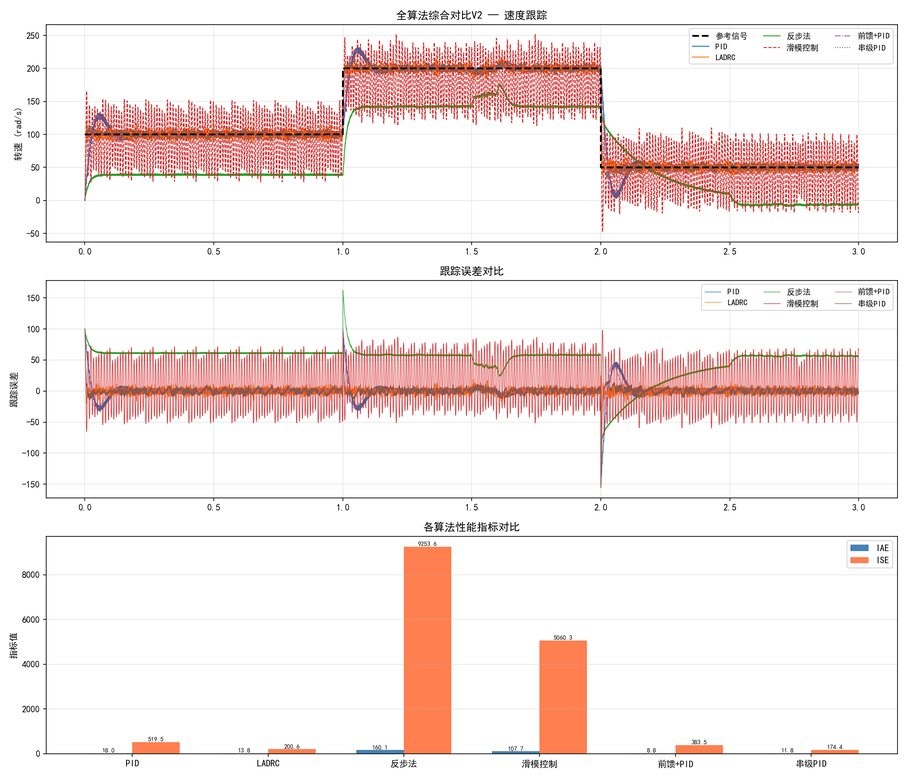
#> input picture 15_simulation/all_algorithms_comparison.png, 907 x 778 px, shrunk from 2100 x 1800 before the run; its folder holds only this picture in this run
$ python -i image_threshold.py   (imports and definitions only)   (older library calls are emulated)
#> lines starting #> are read from the running program, lines starting #| are printed output that depends on the picture; after the words box and inside, x2 and y2 are one past the last pixel; in counts of white or black regions, pixels touching at a corner belong together
#> further down, picture is the input picture: shape (778, 907, 3); mean B, G, R 230.6, 232.5, 246.3
"""
阈值分割通用工具库
支持: 全局阈值 / 自适应阈值 / Otsu / 三角法 / 多级阈值
"""
import cv2
import numpy as np


# [90 lines left out: functions threshold_global, threshold_otsu, threshold_triangle, threshold_adaptive_mean, threshold_adaptive_gaussian, threshold_multi_level and 1 more, not called in this run]


def otsu_with_holes(img, maxval=255):
    """Otsu阈值 + 形态学闭合填充小孔"""
#> called with maxval = 255
    if len(img.shape) == 3:
        gray = cv2.cvtColor(img, cv2.COLOR_BGR2GRAY)
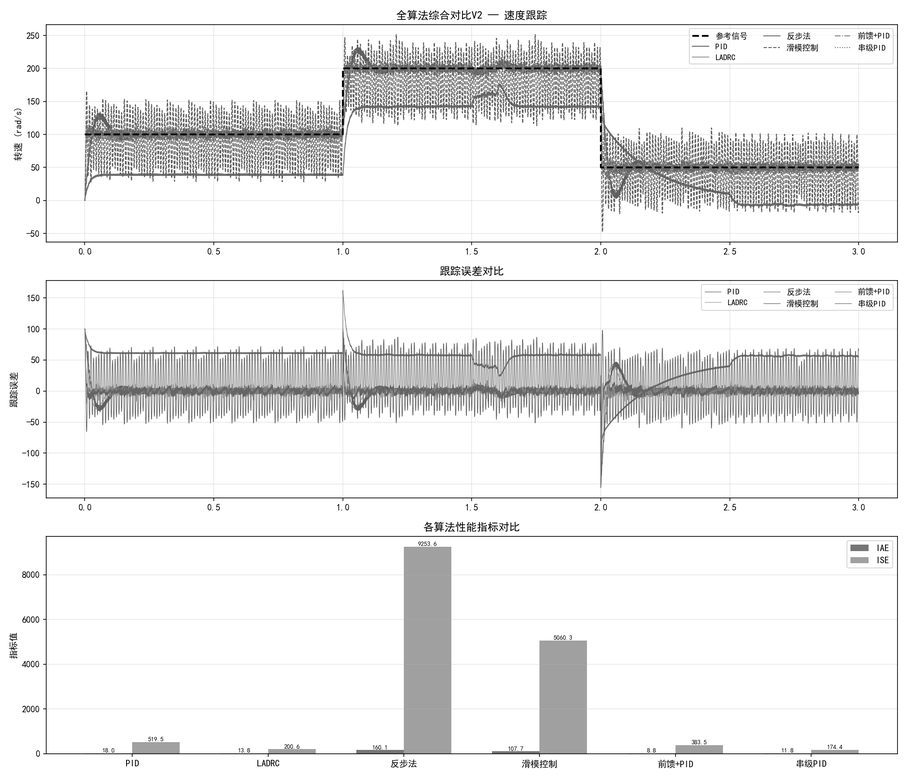
#> gray: shape (778, 907); min 0, max 255, mean 236.4
    else:
        gray = img.copy()
    gray = cv2.GaussianBlur(gray, (5, 5), 0)
    _, binary = cv2.threshold(gray, 0, maxval, cv2.THRESH_BINARY + cv2.THRESH_OTSU)
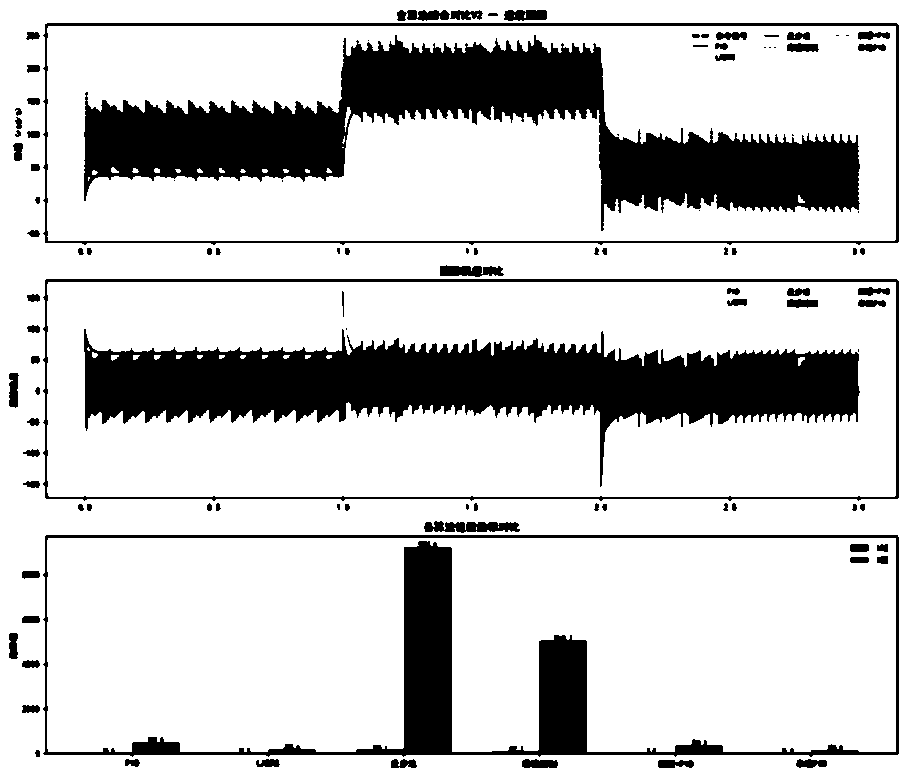
#> binary: shape (778, 907); 79.1% white; 106 black regions (18 under 20 px), largest, box (x1, y1, x2, y2) and area: (84, 35, 860, 231) 53977, (84, 329, 860, 487) 49962, (43, 535, 899, 757) 23354
    kernel = cv2.getStructuringElement(cv2.MORPH_ELLIPSE, (5, 5))
    closed = cv2.morphologyEx(binary, cv2.MORPH_CLOSE, kernel, iterations=2)
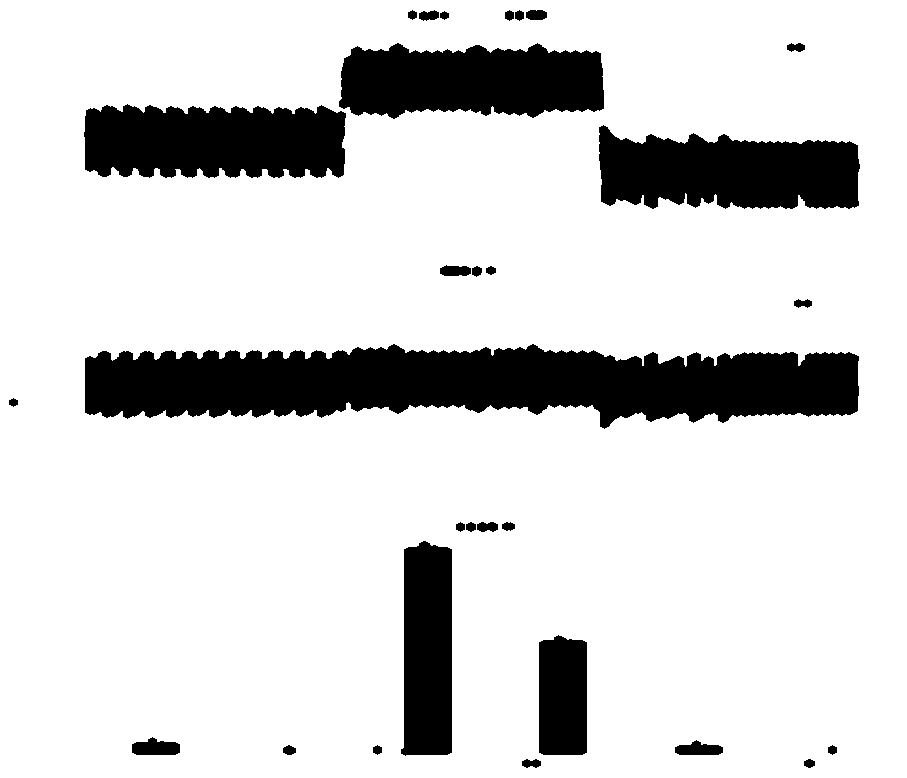
#> closed: shape (778, 907); 83.6% white; 29 black regions, largest, box (x1, y1, x2, y2) and area: (85, 344, 859, 429) 46391, (84, 104, 346, 178) 17032, (599, 125, 860, 209) 16817
    return closed


# [9 lines left out: function split_channels_otsu, not called in this run]

>>> import cv2
>>> picture = cv2.imread('../15_simulation/all_algorithms_comparison.png')
>>> result = otsu_with_holes(picture)

$ run again, on 15_simulation/battery_model_simulation.png
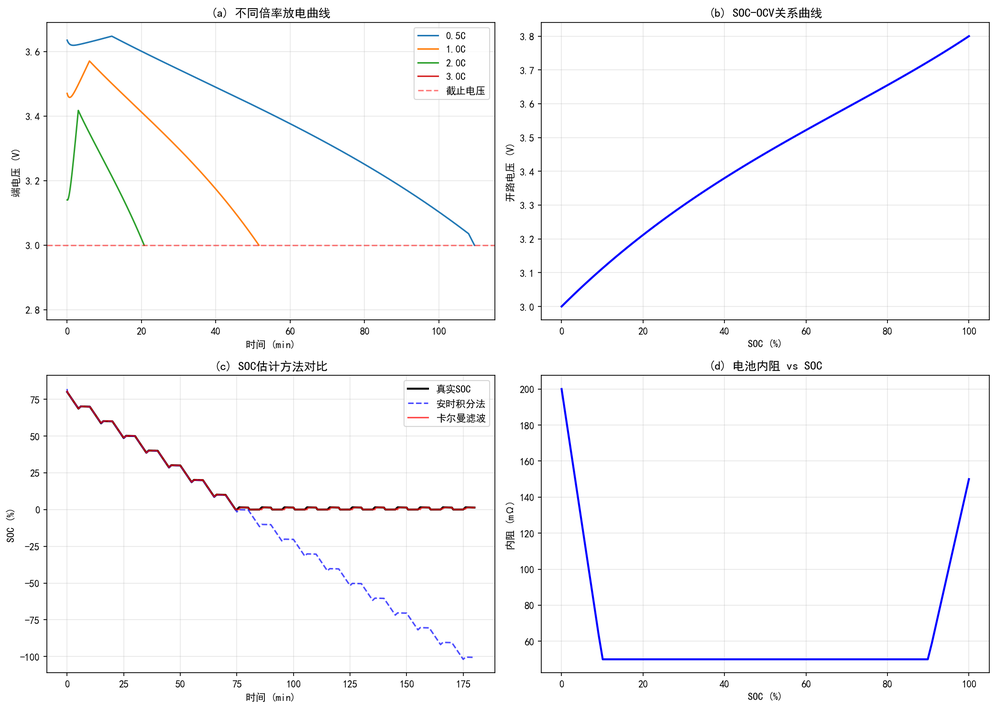
#> input picture 15_simulation/battery_model_simulation.png, 996 x 709 px, shrunk from 2083 x 1483 before the run
#> picture is the input picture: shape (709, 996, 3); mean B, G, R 250, 249, 249.3
#> in otsu_with_holes, `_, binary = cv2.threshold(gray, 0, maxval, cv2.THRESH_BINARY + cv2.THR..`:
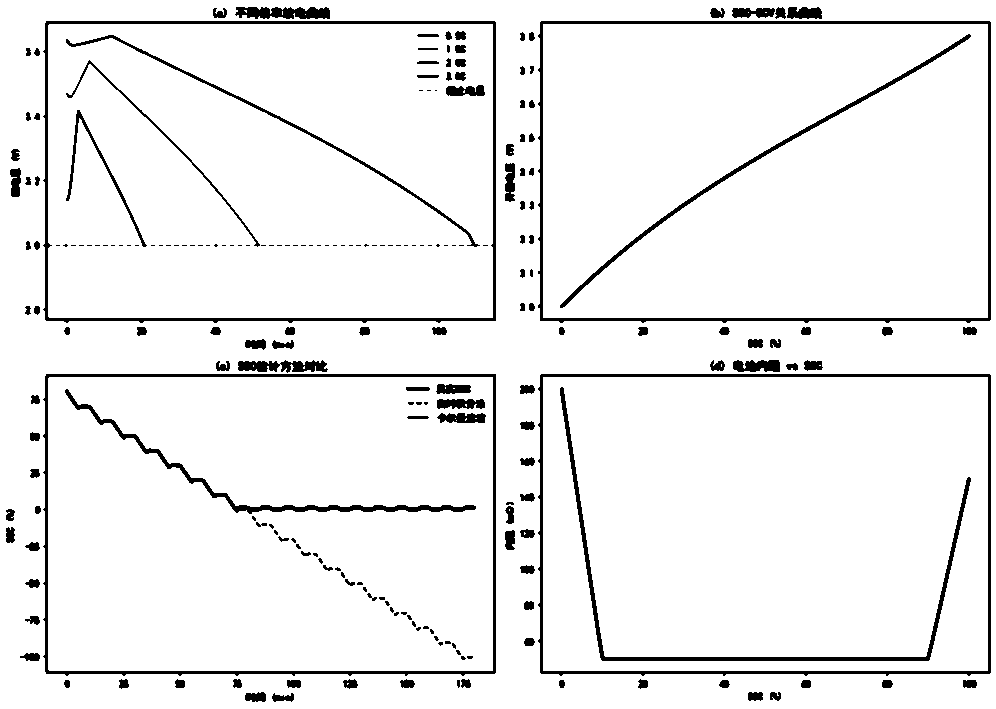
#> binary: shape (709, 996); 94.1% white; 219 black regions (85 under 20 px), largest, box (x1, y1, x2, y2) and area: (538, 21, 991, 323) 4569, (43, 21, 496, 323) 4548, (538, 374, 991, 676) 4548
#> in otsu_with_holes, `closed = cv2.morphologyEx(binary, cv2.MORPH_CLOSE, kernel, iterations=2)`:
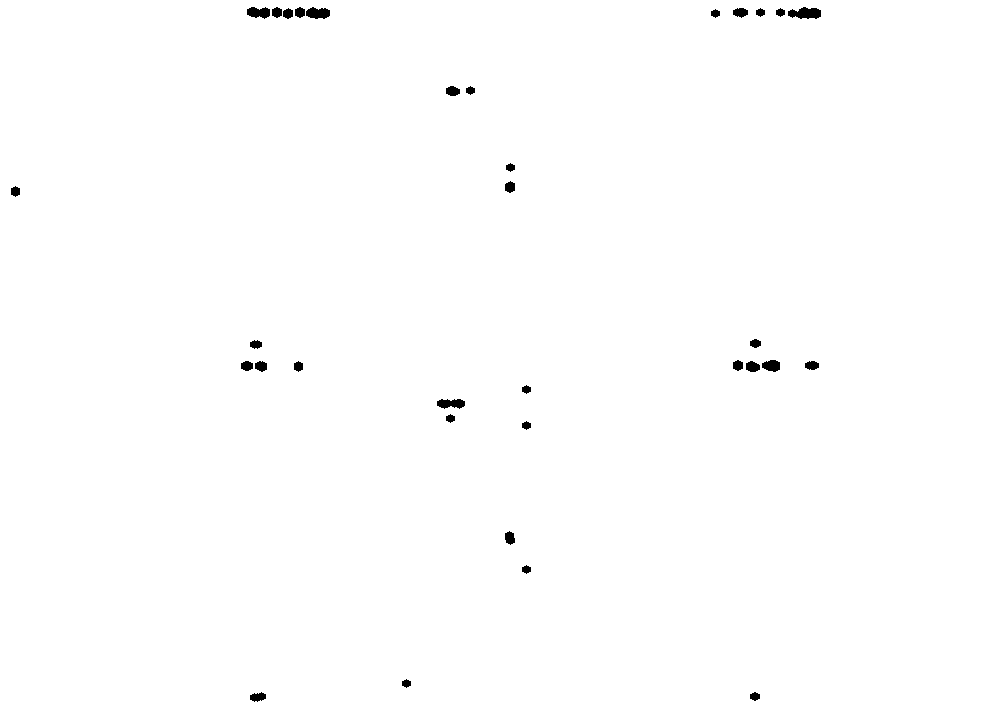
#> closed: shape (709, 996); 99.5% white; 33 black regions, largest, box (x1, y1, x2, y2) and area: (788, 7, 821, 19) 286, (306, 7, 330, 19) 217, (437, 399, 465, 409) 208

$ run again, on 15_simulation/cascade_control_comparison.png
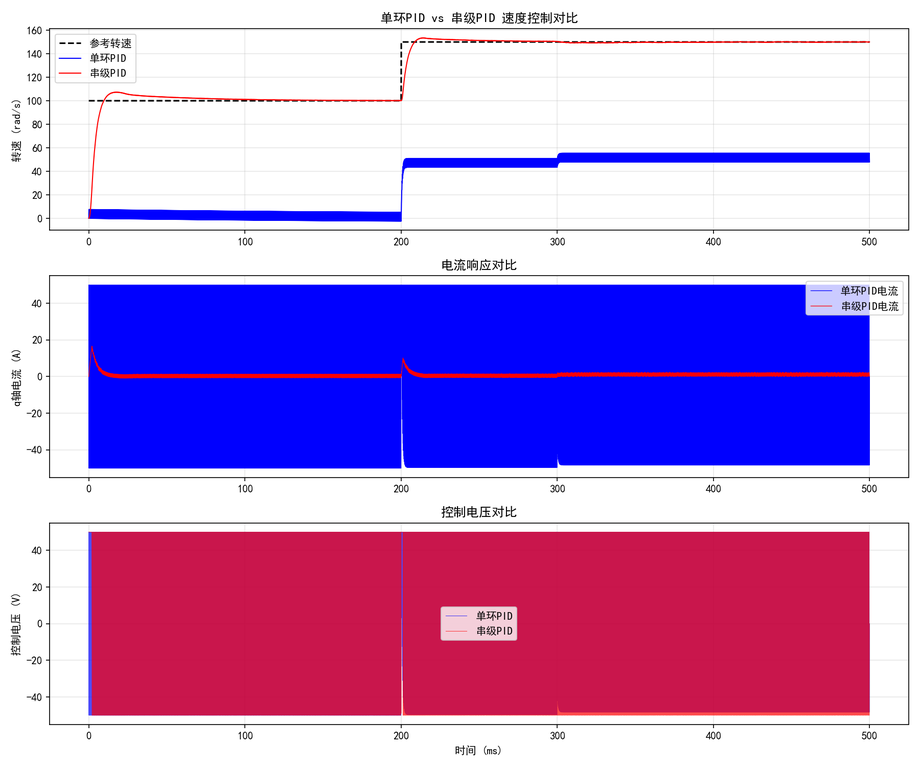
#> input picture 15_simulation/cascade_control_comparison.png, 920 x 767 px, shrunk from 1800 x 1500 before the run
#> picture is the input picture: shape (767, 920, 3); mean B, G, R 213.5, 150.1, 187.4
#> in otsu_with_holes, `_, binary = cv2.threshold(gray, 0, maxval, cv2.THRESH_BINARY + cv2.THR..`:
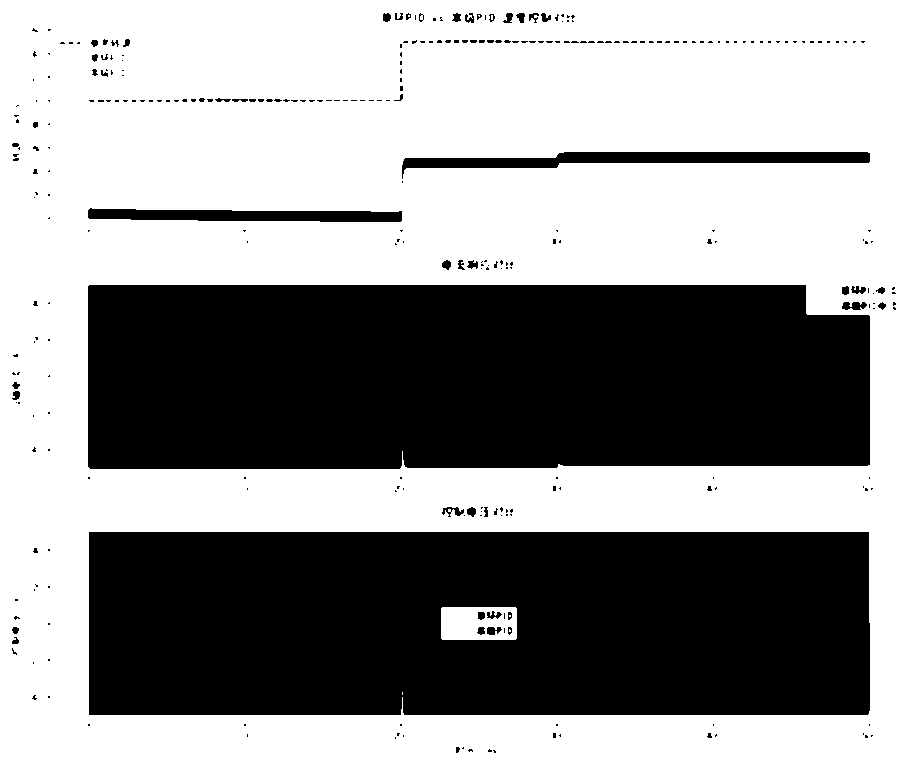
#> binary: shape (767, 920); 58.4% white; 307 black regions (258 under 20 px), largest, box (x1, y1, x2, y2) and area: (88, 285, 870, 469) 140828, (89, 532, 870, 715) 140294, (402, 152, 870, 179) 4996
#> in otsu_with_holes, `closed = cv2.morphologyEx(binary, cv2.MORPH_CLOSE, kernel, iterations=2)`:
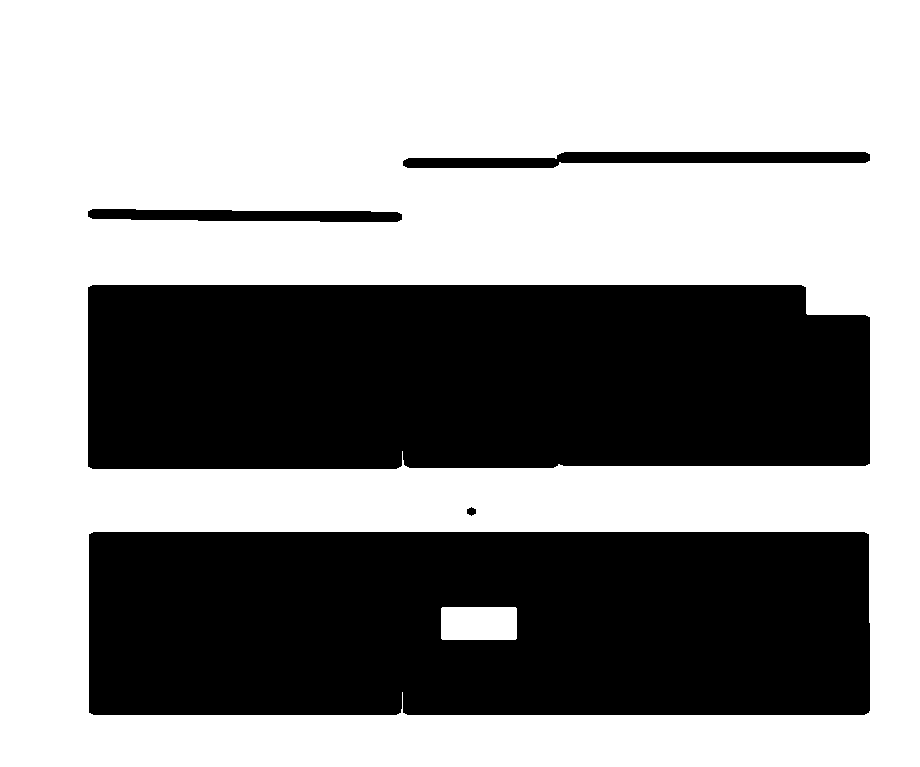
#> closed: shape (767, 920); 59% white; 5 black regions, box (x1, y1, x2, y2) and area: (88, 285, 870, 469) 140791, (89, 532, 870, 715) 140259, (403, 152, 870, 168) 4940, (88, 209, 402, 222) 3206, (467, 507, 476, 516) 57
